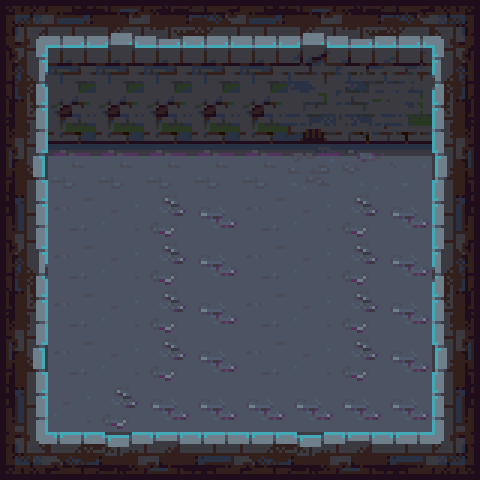

A 2D game scene composited from a Tiled map and its tileset images. What follows is a short description and the map's XML, with every tile layer's data as written:
An orthogonal 10x10 tile map with 48x48 px tiles, 1 tile layer (floor).

<map version="1.0" tiledversion="1.0.3" orientation="orthogonal" renderorder="right-down" width="10" height="10" tilewidth="48" tileheight="48" nextobjectid="1">
 <tileset firstgid="1" name="DungeonTiles" tilewidth="48" tileheight="48" tilecount="78" columns="13">
  <image source="DarkDungeonv2_3x.png" width="624" height="288" />
 </tileset>
 <layer name="floor" width="10" height="10">
  <data encoding="csv">
1,2,3,4,5,2,3,4,5,6,
14,15,15,15,15,15,16,17,18,19,
27,28,28,28,28,28,29,30,31,32,
40,41,41,41,41,41,42,43,44,45,
53,54,55,56,57,54,55,56,57,58,
14,54,55,56,57,54,55,56,57,19,
27,54,55,56,57,54,55,56,57,32,
40,54,55,56,57,54,55,56,57,45,
53,55,56,57,57,57,57,57,57,58,
66,67,68,69,70,67,68,69,70,71
</data>
 </layer>
</map>
